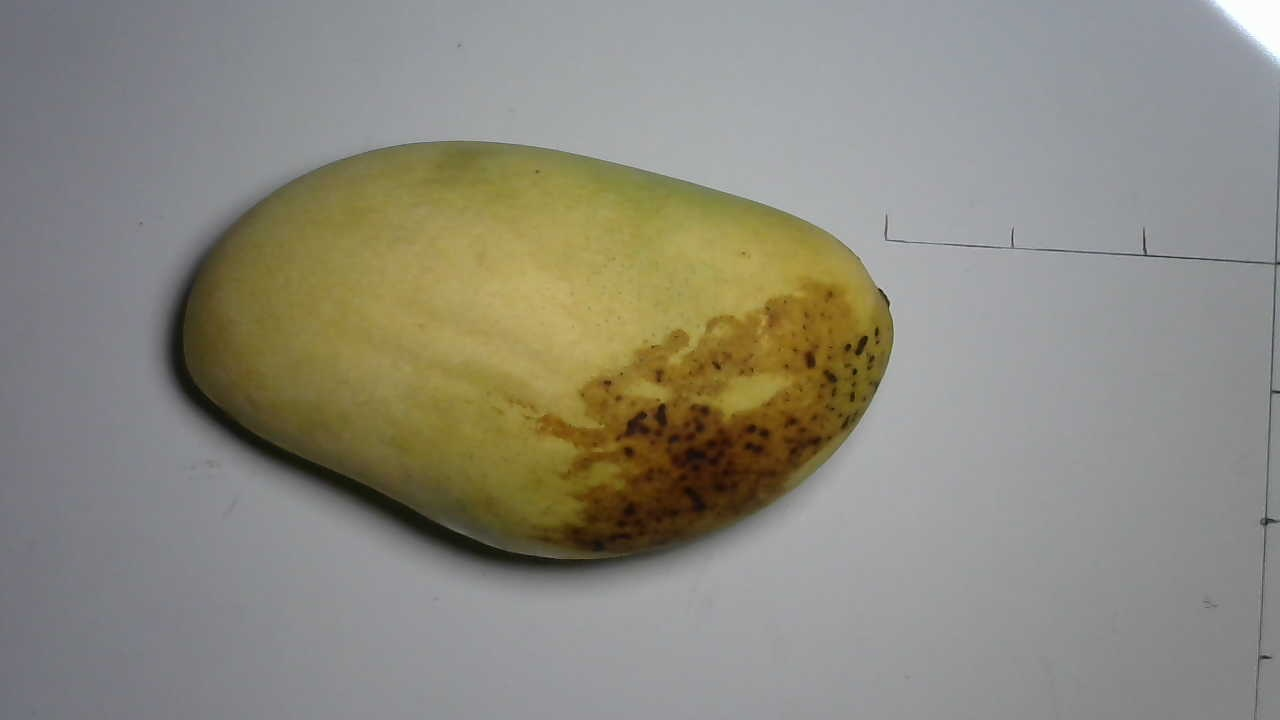
#> input picture gifs_images/test_1.jpeg, 1280 x 720 px
$ python -i image_process.py   (imports and definitions only)
#> lines starting #> are read from the running program, lines starting #| are printed output that depends on the picture; after the words box and inside, x2 and y2 are one past the last pixel; in counts of white or black regions, pixels touching at a corner belong together
#> further down, picture is the input picture: shape (720, 1280, 3); mean B, G, R 125.5, 137.4, 140.1
from __future__ import print_function
import numpy as np
import pywt
import cv2

def w2d(imArray, mode='haar', level=1):
    imArray = cv2.cvtColor( imArray,cv2.COLOR_RGB2GRAY )
    #convert to float
    imArray =  np.float32(imArray)
    imArray /= 255;
    # compute coefficients
    coeffs=pywt.wavedec2(imArray, mode, level=level)

    #Process Coefficients
    coeffs_H=list(coeffs)
    coeffs_H[0] *= 0;

    # reconstruction
    imArray_H=pywt.waverec2(coeffs_H, mode);
    imArray_H *= 255;
    imArray_H =  np.uint8(imArray_H)
    return imArray_H

class ImageProcess:
	def __init__(self,img):
		self.nor_img = img
		self.img = cv2.cvtColor(img, cv2.COLOR_BGR2GRAY)
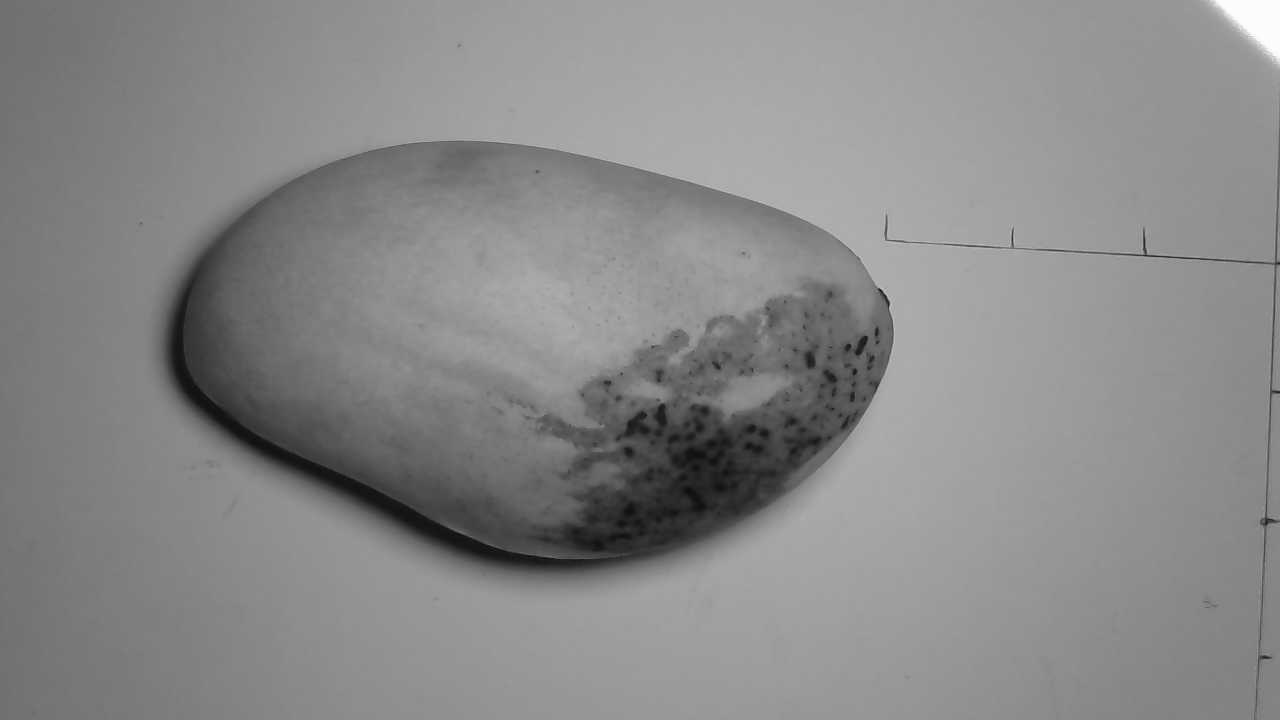
#> self.img: shape (720, 1280); min 5, max 254, mean 136.8

	def proceess_images(self):
		ret,binary = cv2.threshold(self.img,160,255,cv2.THRESH_BINARY)# 160 - threshold, 255 - value to assign, THRESH_BINARY_INV - Inverse binary
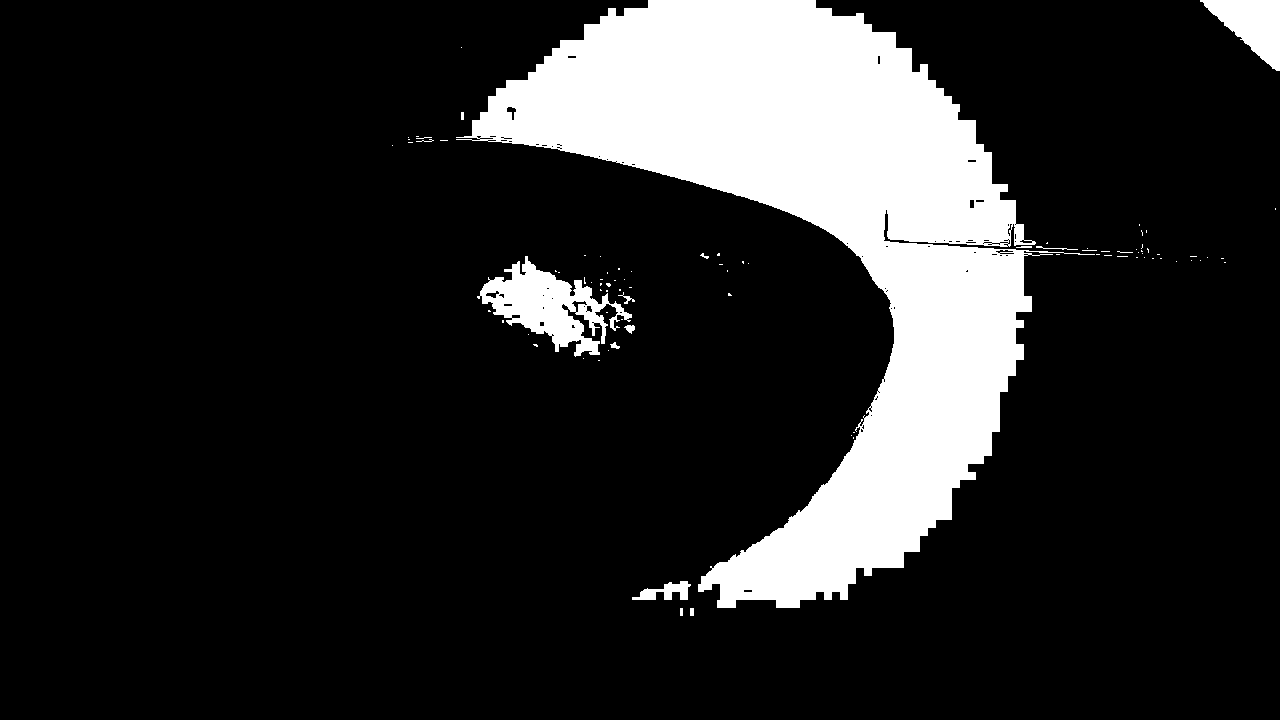
#> binary: shape (720, 1280); 15.7% white; 89 white regions (75 under 20 px), largest, box (x1, y1, x2, y2) and area: (456, 0, 1095, 608) 134329, (477, 256, 632, 357) 6369, (1200, 0, 1280, 71) 3065
		kernel = np.ones((5,5),np.float32)/9  		#averaging filter
		dst = cv2.filter2D(binary,-1,kernel)		# -1 : depth of the destination image
		kernel2 = cv2.getStructuringElement(cv2.MORPH_ELLIPSE,(3,3))
		erosion = cv2.erode(dst,kernel2,iterations = 1)
		dilation = cv2.dilate(erosion,kernel2,iterations = 1)
		edges = cv2.Canny(dilation,100,200)			#edge detection
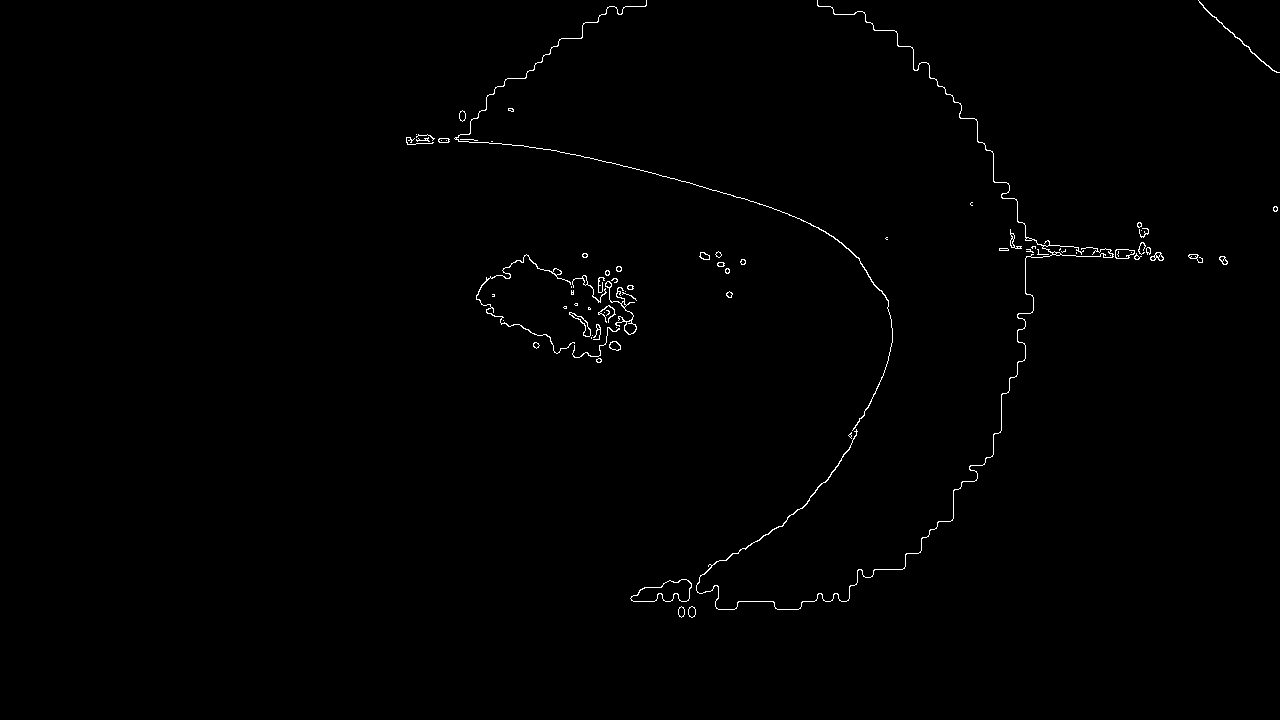
#> edges: shape (720, 1280); 0.58% white in thin lines or dots, all inside (x1, y1, x2, y2) = (406, 0, 1280, 618)
		contours,hierarchy = cv2.findContours(erosion, cv2.RETR_EXTERNAL, cv2.CHAIN_APPROX_SIMPLE)	# Size detection
#> contours = 35 contours, 18 with area under 20; largest, box (x1, y1, x2, y2) and area: (455, 0, 1113, 609) 137856, (476, 255, 636, 360) 8489, (1199, 0, 1280, 72) 3150, (631, 580, 692, 601) 705, (1116, 243, 1150, 259) 198
		total_ar=0
		for cnt in contours:
			x,y,w,h = cv2.boundingRect(cnt)
			aspect_ratio = float(w)/h
			if(aspect_ratio<1):
				aspect_ratio=1/aspect_ratio
			#print( round(aspect_ratio,2),self.get_classificaton(aspect_ratio))
			total_ar+=aspect_ratio
#> this loop made 35 passes
#> (cnt, x, y, w, h, aspect_ratio, total_ar) on passes 1, 2, 4, 8, 9, 10, 11, 12: ([[689, 607], [689, 616], [694, 616], [694, 607]], 689, 607, 6, 10, 1.67, 1.67), ([[679, 607], [679, 616], [683, 616], [683, 607]], 679, 607, 5, 10, 2, 3.67), ([[597, 359], [597, 361], [600, 361], [600, 359]], 597, 359, 4, 3, 1.33, 7.9), ([[628, 286], [628, 288], [632, 288], [632, 286]], 628, 286, 5, 3, 1.67, 13.44), ([[623, 278], [623, 280], [625, 280], [625, 278]], 623, 278, 3, 3, 1, 14.44), ([[606, 271], [606, 274], [608, 274], [608, 271]], 606, 271, 3, 4, 1.33, 15.78), ([[630, 270], [630, 272], [632, 272], [632, 270]], 630, 270, 3, 3, 1, 16.78), ([[726, 269], [726, 272], [728, 272], [728, 269]], 726, 269, 3, 4, 1.33, 18.11)
#> (x, y, w, h, aspect_ratio, total_ar) on passes 3, 5, 6, 7, 16, 17: (631, 580, 61, 21, 2.9, 6.57), (532, 343, 7, 5, 1.4, 9.3), (607, 341, 14, 11, 1.27, 10.58), (727, 292, 6, 5, 1.2, 11.78), (741, 260, 9, 5, 1.8, 23.91), (1220, 257, 7, 7, 1, 24.91)
#> after the loop, total_ar = 53.22
		avg_ar=total_ar/len(contours)
#> avg_ar = 1.52
		#print ("Average Aspect Ratio=",round(avg_ar,2),self.get_classificaton(avg_ar))
		wavelet = w2d(self.nor_img)
#> in w2d, `coeffs=pywt.wavedec2(imArray, mode, level=level)`: coeffs = 2 items
#> in w2d, `imArray_H =  np.uint8(imArray_H)`:
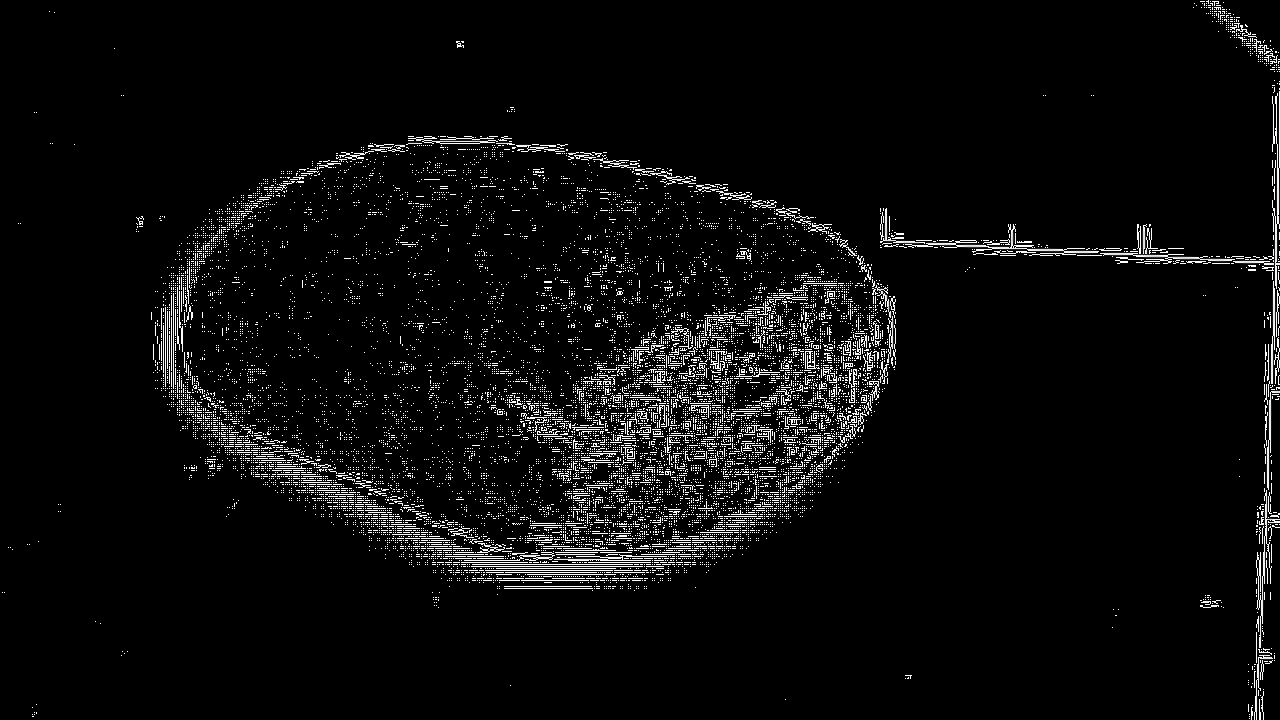
#> imArray_H: shape (720, 1280); min 0, max 255, mean 11.3
		self.img_list = [self.img , binary , dst, erosion ,dilation , edges, wavelet]
		self.title = ["Original image","Binary image","Filtered image","Eroded image","Dialated image","Edge detect", "wavelet"]
		return self.img_list, self.title

>>> import cv2
>>> picture = cv2.imread('gifs_images/test_1.jpeg')
>>> result = ImageProcess(picture).proceess_images()

$ run again, on gifs_images/test_2.jpeg
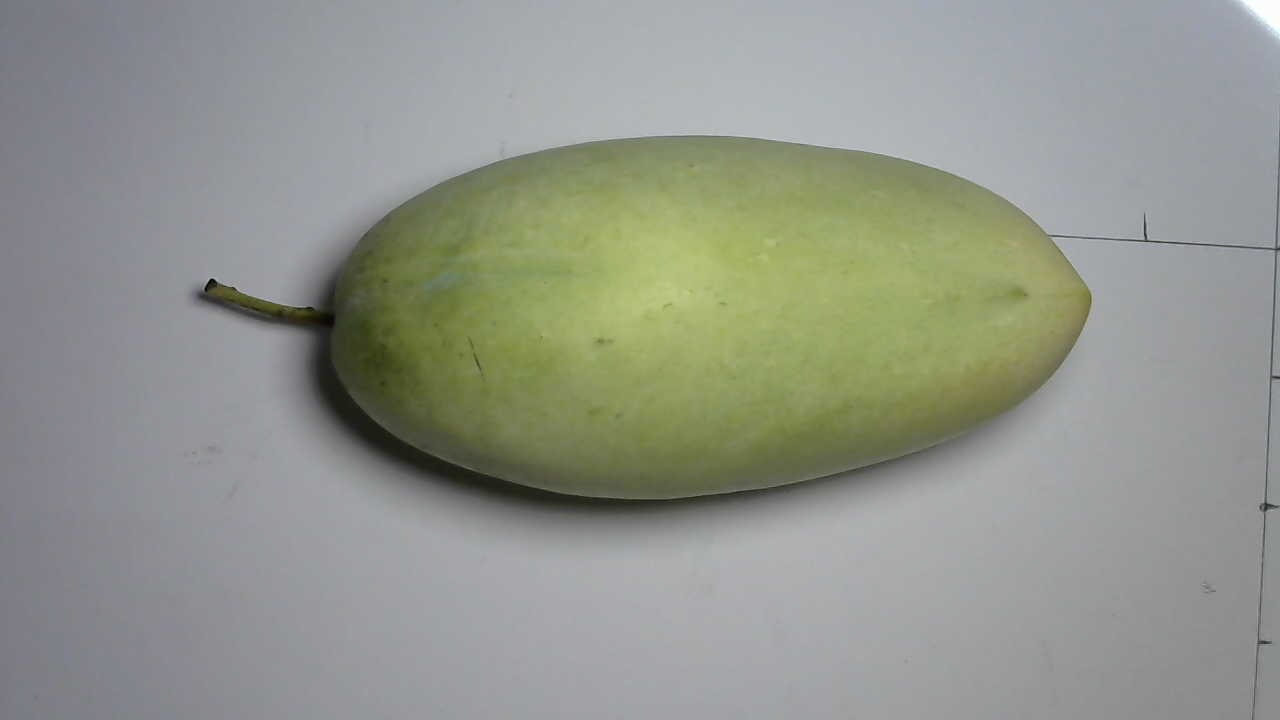
#> input picture gifs_images/test_2.jpeg, 1280 x 720 px
#> picture is the input picture: shape (720, 1280, 3); mean B, G, R 140.4, 149.9, 146.5
#> in proceess_images, `ret,binary = cv2.threshold(self.img,160,255,cv2.THRESH_BINARY)# 160 - ..`:
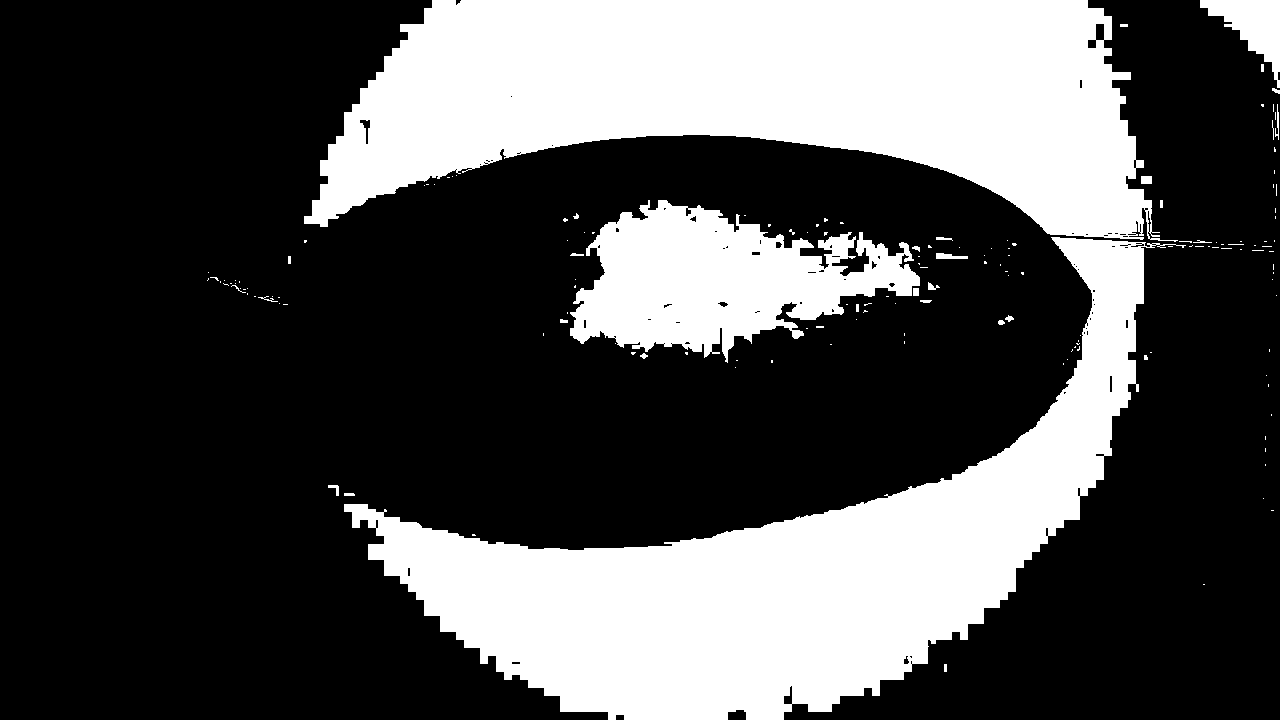
#> binary: shape (720, 1280); 31% white; 158 white regions (127 under 20 px), largest, box (x1, y1, x2, y2) and area: (304, 0, 1178, 242) 128463, (344, 237, 1186, 720) 121036, (570, 200, 920, 363) 31403
#> edges: shape (720, 1280); 0.96% white in thin lines or dots, all inside (x1, y1, x2, y2) = (205, 0, 1280, 720)
#> contours = 74 contours, 44 with area under 20; largest, box (x1, y1, x2, y2) and area: (303, 0, 1245, 720) 254300, (566, 199, 933, 364) 34848, (1199, 0, 1280, 95) 3190, (1271, 103, 1280, 141) 260, (206, 271, 249, 296) 251
#> the loop in proceess_images, `for cnt in contours:` made 74 passes
#> (cnt, x, y, w, h, aspect_ratio, total_ar) on passes 1 to 5: ([[943, 663], [943, 672], [947, 672], [947, 663]], 943, 663, 5, 10, 2, 2), ([[1202, 583], [1202, 585], [1205, 585], [1205, 583]], 1202, 583, 4, 3, 1.33, 3.33), ([[1270, 509], [1270, 511], [1274, 511], [1274, 509]], 1270, 509, 5, 3, 1.67, 5), ([[1262, 497], [1262, 499], [1264, 499], [1264, 497]], 1262, 497, 3, 3, 1, 6), ([[343, 492], [343, 496], [355, 496], [355, 492]], 343, 492, 13, 5, 2.6, 8.6)
#> after the loop in proceess_images, `for cnt in contours:`: total_ar = 117.5
#> avg_ar = 1.59
#> coeffs = 2 items
#> in w2d, `imArray_H =  np.uint8(imArray_H)`:
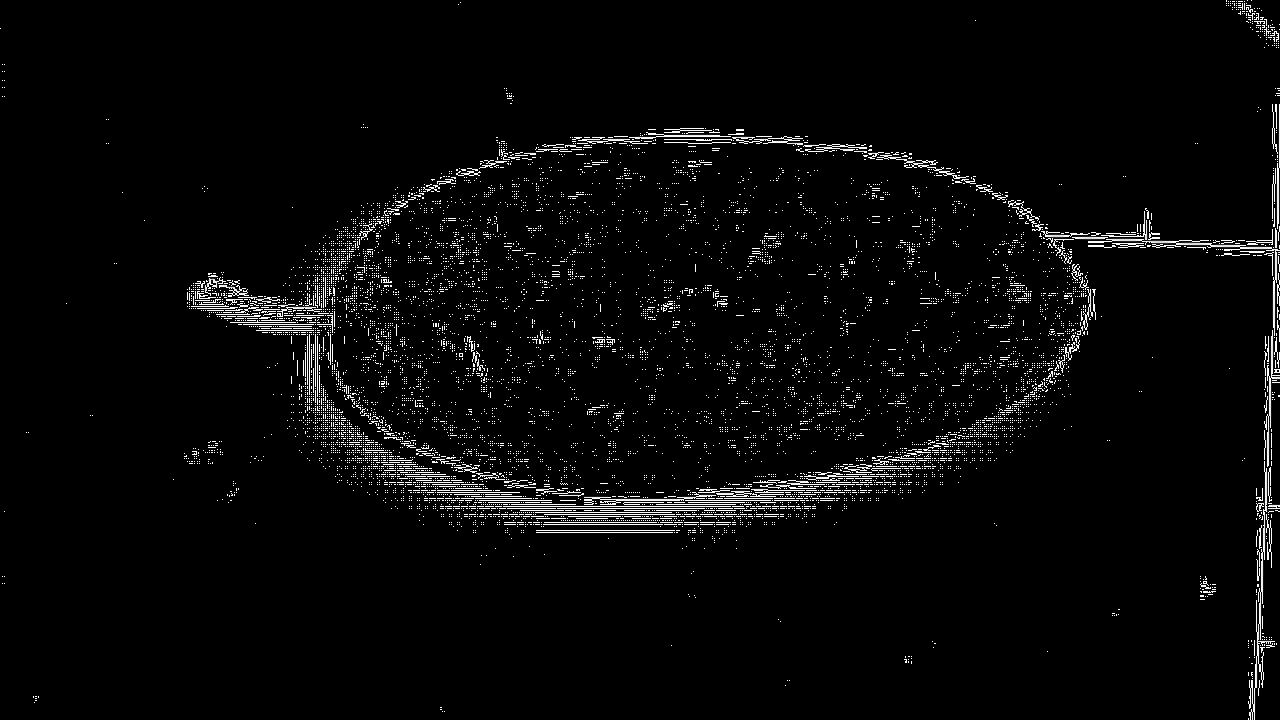
#> imArray_H: shape (720, 1280); min 0, max 255, mean 8
